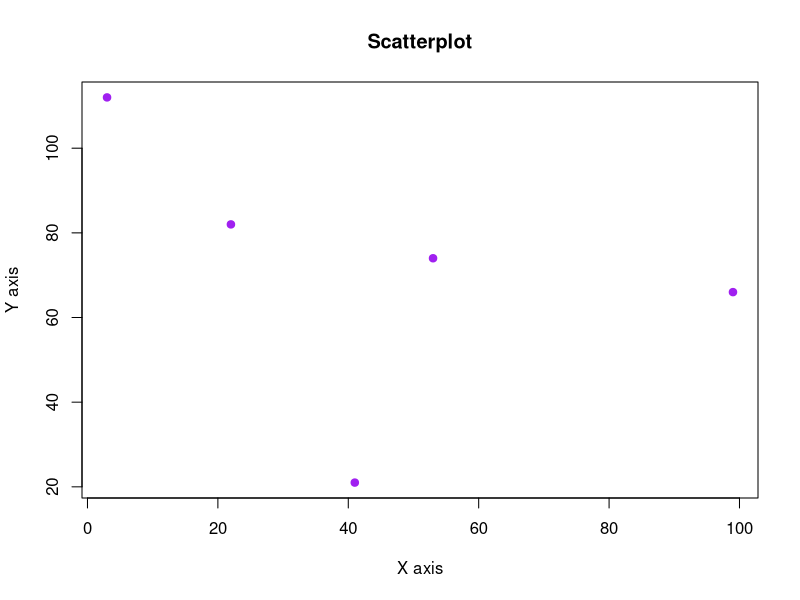

This figure's R source:
x <- c(53, 22, 3, 41, 99) 
y <- c(74, 82, 112, 21, 66) 
plot(
  x, y, 
  main = "Scatterplot", 
  xlab = "X axis", 
  ylab = "Y axis",
  col = "purple",
  pch = 19
)
